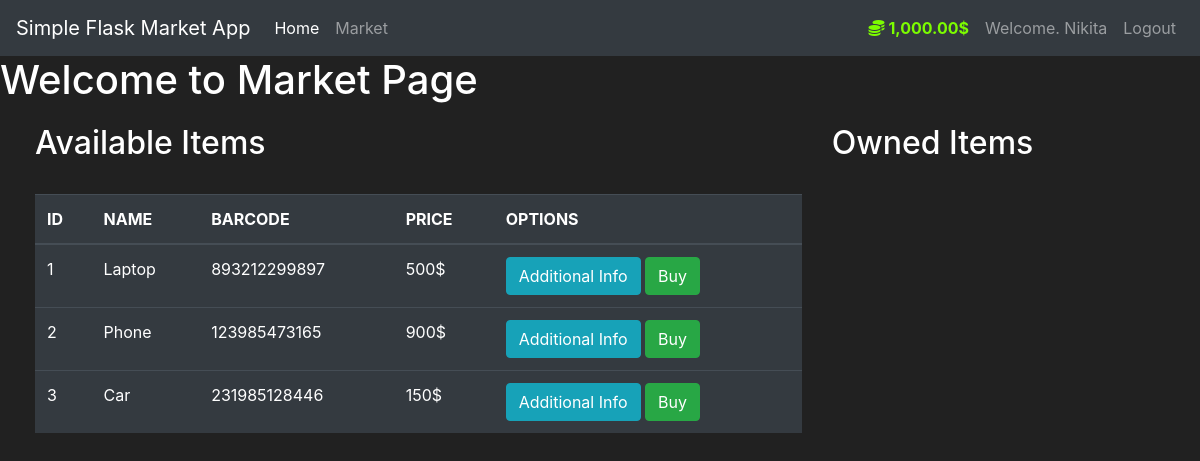
The app's page /market (signed in) with its own data.
### market/models.py (models this page shows, shortened)
class User(app_db.Model, UserMixin):
    id = app_db.Column(app_db.Integer(), primary_key=True)
    username = app_db.Column(app_db.String(length=30), nullable=False, unique=True)
    user_email = app_db.Column(app_db.String(length=50), nullable=False, unique=True)
    user_pd = app_db.Column(app_db.String(length=60), nullable=False)
    budget = app_db.Column(app_db.Integer(), nullable=False, default=1000)
    items = app_db.relationship("SalableGood", backref="owned_user", lazy=True)
    @property
    def password(self):
        return self.user_pd
    @property
    def budget_prettify(self):
        if (len(str(self.budget))) >= 4:
            return "{:,.2f}$".format(self.budget)
        else:
            return f"{self.budget}$"

class SalableGood(app_db.Model):
    id = app_db.Column(app_db.Integer(), primary_key=True)
    name = app_db.Column(app_db.String(length=30), nullable=False, unique=True)
    price = app_db.Column(app_db.Integer(), nullable=False)
    barcode = app_db.Column(app_db.String(length=12), nullable=False, unique=True)
    description = app_db.Column(app_db.String(length=1024), nullable=False, unique=True)
    owner = app_db.Column(app_db.Integer(), app_db.ForeignKey("user.id"))

### market/routes.py (the view, shortened to what this page needs)
@app.route("/market", methods=["GET", "POST"])
@login_required
def market_page():
    bought_item_form = BoughtItemForm()
    sold_item_form = SoldItemForm()
    if request.method == "GET":
        items = SalableGood.query.filter_by(owner=None)
        user_items = SalableGood.query.filter_by(owner=current_user.id)
        return render_template("market.html", items=items, bought_item_form=bought_item_form,
                               user_items=user_items, sold_item_form=sold_item_form)

### market/models.py (called while the page is built)
@app.login_manager.user_loader
def load_user(user_id):
    return User.query.get(int(user_id))

### market/templates/market.html (shortened to what this page needs)
{% extends "base.html" %}
{% block body_content %}
    <h1>Welcome to Market Page</h1>
    <div class="row" style="margin-top: 20px; margin-left: 20px">
        <div class="col-8">
            <h2>Available Items</h2>
            <br>
            <table class="table table-hover table-dark">
                <thead>
                <tr>
                    <th scope="col">ID</th>
                    <th scope="col">NAME</th>
                    <th scope="col">BARCODE</th>
                    <th scope="col">PRICE</th>
                    <th scope="col">OPTIONS</th>
                </tr>
                </thead>
                <tbody>
                {% for dict_item in items %}
                    <tr>
                        <td>{{ dict_item.id }}</td>
                        <td>{{ dict_item.name }}</td>
                        <td>{{ dict_item.barcode }}</td>
                        <td>{{ dict_item.price }}$</td>
                        <td>
                            <button class="btn btn-outline btn-info"
                                    data-toggle="modal"
                                    data-target="#Modal-Info-{{ dict_item.id }}">
                                Additional Info
                            </button>
                            <button class="btn btn-outline btn-success"
                                    data-toggle="modal"
                                    data-target="#Modal-Buy-{{ dict_item.id }}">
                                Buy
                            </button>
                        </td>
                    </tr>
                {% endfor %}
                </tbody>
            </table>
        </div>
        <div class="col-4">
            <h2>Owned Items</h2>
            <br>
        </div>
    </div>
{% endblock %}

### market/templates/base.html (shortened to what this page needs)
<!doctype html>
<html lang="en">
<head>
    <link rel="stylesheet" href="https://cdn.jsdelivr.net/npm/bootstrap@4.5.3/dist/css/bootstrap.min.css"
>
</head>
<body>
<nav class="navbar navbar-expand-md navbar-dark bg-dark">
    <a class="navbar-brand" href="#">Simple Flask Market App</a>
    <div class="collapse navbar-collapse" id="navbarNav">
        <ul class="navbar-nav mr-auto">
            <li class="nav-item active">
                <a class="nav-link" href="{{ url_for('home_page') }}">Home</a>
            </li>
            <li class="nav-item">
                <a class="nav-link" href="{{ url_for('market_page') }}">Market</a>
            </li>
        </ul>
        {% if current_user.is_authenticated %}
            <ul class="navbar-nav">
                <li class="nav-item">
                    <a class="nav-link" style="color: lawngreen; font-weight: bold;">
                        <i class="fas fa-coins"></i>
                        {{ current_user.budget_prettify }}
                    </a>
                </li>
                <li class="nav-item">
                    <a class="nav-link">Welcome. {{ current_user.username }}</a>
                </li>
                <li class="nav-item">
                    <a class="nav-link" href="{{ url_for('log_out_page') }}">Logout</a>
                </li>
            </ul>
        {% endif %}
    </div>
</nav>
{% block body_content %}
{% endblock %}
</body>
</html>

### market/templates/base.html (style rules this page uses)
body { background-color: #212121; color: white }

### records on screen
User: budget_prettify "1,000.00$", username "Nikita"
SalableGood: id "1", name "Laptop", barcode "893212299897", price "500"
SalableGood: id "2", name "Phone", barcode "123985473165", price "900"
SalableGood: id "3", name "Car", barcode "231985128446", price "150"
